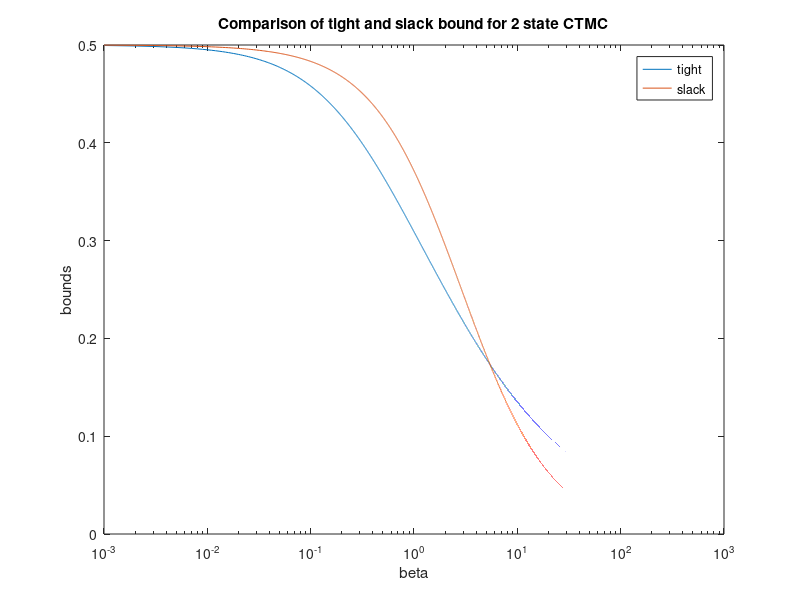

The MATLAB source for this figure:
% Two state bound comparison with kb = kd = k and y = alpha*x
clear all
clc
close all

% Set inputs
beta = 0:0.001:1000;

% Calculate slack bound
dslack = 1./(beta*log(2) + 2);

% Calculate tight bound
dtight = 1./(1 + sqrt(1 + 4*beta));

% Plot comparison
figure;
semilogx(beta, [dtight' dslack']);
legend('tight', 'slack', 'location', 'best');
xlabel('beta');
ylabel('bounds');
title('Comparison of tight and slack bound for 2 state CTMC');

